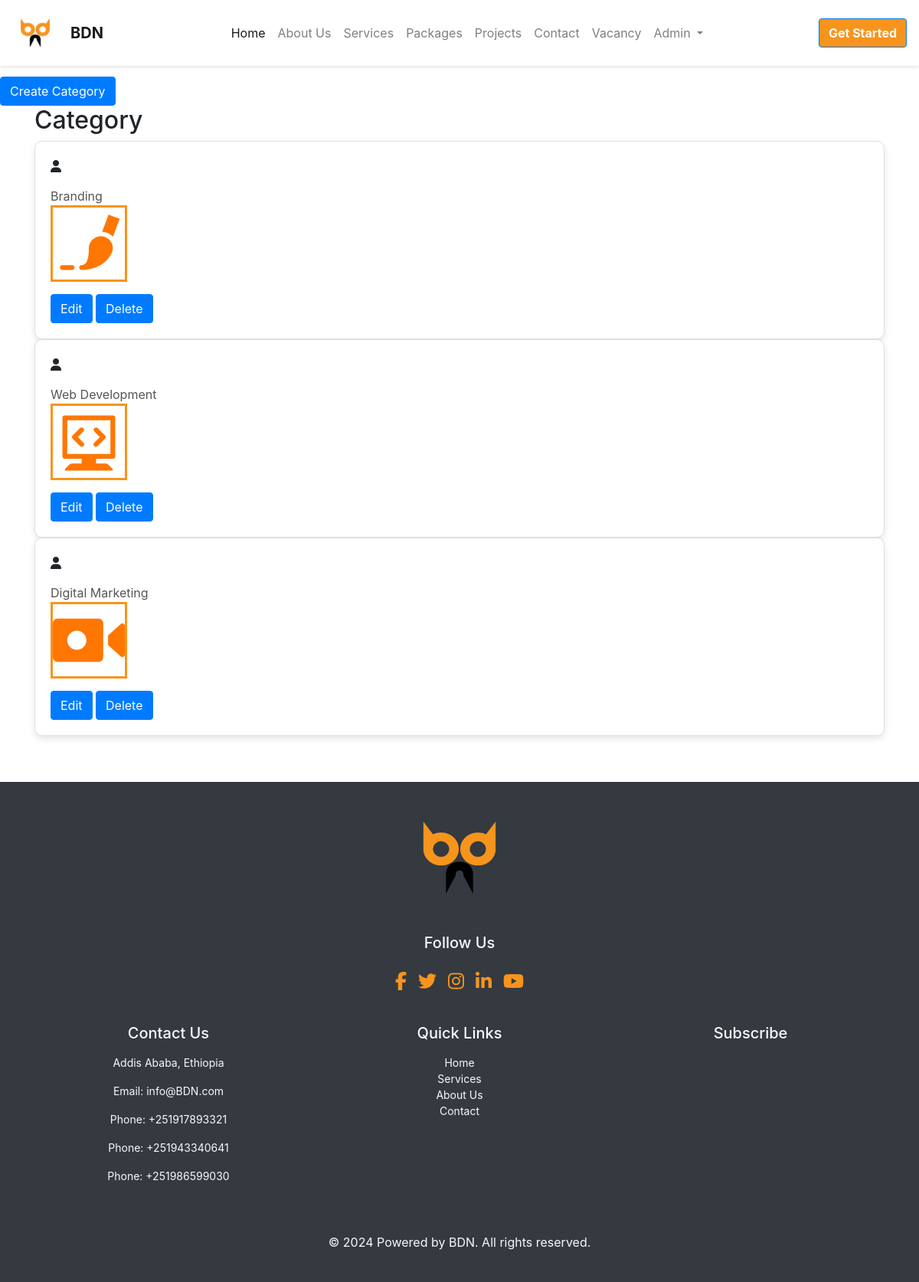
Screenshot of /package/category/ (signed in) with the database file from the repository.
### package/models.py (models this page shows, shortened)
class Category(models.Model):
    name=models.CharField(max_length=200)
    image=models.FileField(upload_to='images/icons' , validators=[FileExtensionValidator(['svg'])])
    description = models.TextField(max_length=1000, null=True,blank=True)

### package/views.py (the view)
# urls.py: path('category/', views.CategoryListView.as_view(), name='category_list'),
class CategoryListView(ListView):
    model = Category
    @method_decorator(user_passes_test(lambda u: u.is_superuser))
    def dispatch(self, *args, **kwargs):
        return super().dispatch(*args, **kwargs)
    def get_queryset(self):
        return Category.objects.all()

### package/templates/package/category_list.html (shortened to what this page needs)
{% extends  "base.html" %}
{% block content %}
<div class="d-flex flex-wrap" style="padding-top:100px;">
    <a class="btn btn-primary" href="{% url 'package:category_new' %}" style=" float:right;">Create Category</a>
</div>
<div class="container" style="padding-bottom:60px;">
    <h2>Category</h2>
    <div class="project-wrapper">
        {% for category in category_list %}
        <div class="testimonial">
            <div class="testimonial-content">
                <i class="fas fa-user testimonial-icon"></i>
                <div class="testimonial-text">
                    <footer>{{category.name}}</footer>
                    <blockquote>
                        <p>
                        <img src={{category.image.url}}>
                        </p>
                    </blockquote>
                    {% if user.is_authenticated and user.is_superuser %}
                    <a class="btn btn-primary" href="{% url 'package:category_edit' pk=category.pk %}">
                         Edit
                    </a>
                    <a class="btn btn-primary" href="{% url 'package:category_remove' pk=category.pk %}">Delete</a>
                    {% endif %}
                </div>
            </div>
        </div>
        {% endfor %}
    </div>
</div>
{% endblock %}

### static/bdnpage/css/styles.css (style rules this page uses)
html { scroll-behavior: smooth; }
body { font-family: "Roboto", sans-serif; }
.btn-primary { background: #ff8c00; border: none; padding: 12px 25px; border-radius: 5px; font-weight: 600; transition: all 0.3s ease; }
.testimonial { background-color: white; border: 1px solid #e0e0e0; border-radius: 10px; box-shadow: 0 4px 8px rgba(0, 0, 0, 0.1); padding: 20px; }
.testimonial img { height: 100px; width: 100px; border: 3px solid #f7941d; }
.testimonial-text { font-size: 1rem; color: #555; margin-top: 15px; }

### rows the page displays
Category: name "Branding", image (picture)
Category: name "Web Development", image (picture)
Category: name "Digital Marketing", image (picture)
